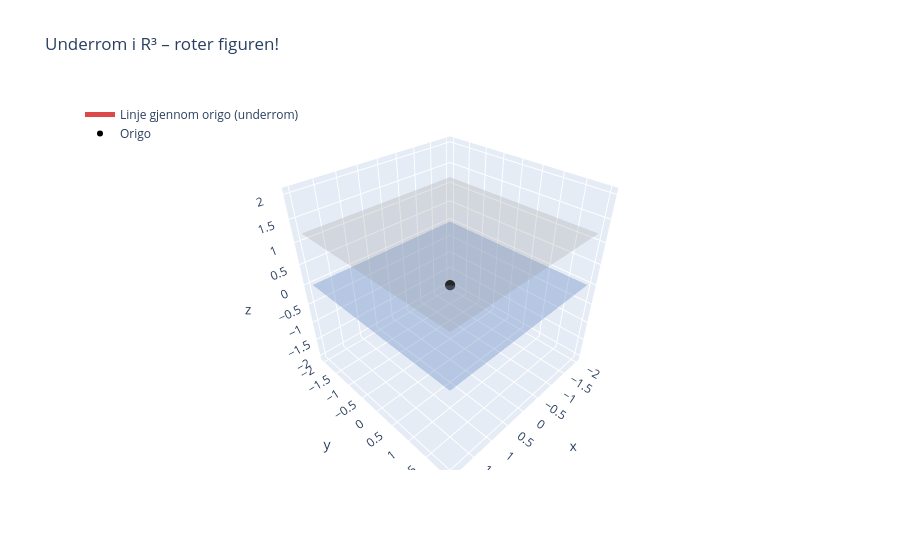

Notebook code for this chart:
### Markdown cell above
---
## 1. Vektorrom og underrom

### Hva er et vektorrom?

Et **vektorrom** $V$ er et sett av vektorer hvor to operasjoner alltid holder deg *inni* rommet:
- **Addisjon:** $\mathbf{u} + \mathbf{v} \in V$ for alle $\mathbf{u}, \mathbf{v} \in V$
- **Skalarmultiplikasjon:** $c\mathbf{v} \in V$ for alle $c \in \mathbb{R}$, $\mathbf{v} \in V$

**Geometrisk intuisjon:** Et vektorrom er et *lukket univers*. Uansett hva du gjør – strekker, speiler, legger sammen – er du alltid inni rommet.

De viktigste eksemplene er $\mathbb{R}^n$ (alle $n$-dimensjonale reelle vektorer), men vektorrom kan også bestå av funksjoner, matriser, eller polynomer.

---

### Underrom

Et **underrom** $S \subseteq V$ er en delmengde av et vektorrom som *selv er et vektorrom*. Det krever tre ting:

1. $\mathbf{0} \in S$ — nullvektoren er med (ellers kollapser skalarmultiplikasjon)
2. Lukket under addisjon
3. Lukket under skalarmultiplikasjon

**Geometrisk:** Underrom i $\mathbb{R}^3$ er alltid én av:
- $\{\mathbf{0}\}$ — kun origo (0-dimensjonalt)
- En **linje gjennom origo** (1-dimensjonalt)
- Et **plan gjennom origo** (2-dimensjonalt)
- Hele $\mathbb{R}^3$ (3-dimensjonalt)

> ⚠️ **Viktig:** Et plan som *ikke* går gjennom origo er **ikke** et underrom! Det er et *affint rom* (et forskjøvet underrom).

---

### Span og lineær uavhengighet

**Span** av en mengde vektorer $\{\mathbf{v}_1, \ldots, \mathbf{v}_k\}$ er *alle* vektorer du kan lage ved lineærkombinasjoner:
$$\text{span}\{\mathbf{v}_1, \ldots, \mathbf{v}_k\} = \{c_1\mathbf{v}_1 + \cdots + c_k\mathbf{v}_k \mid c_i \in \mathbb{R}\}$$

**Geometrisk:** Span er det minste underrommet som inneholder alle vektorene.

Vektorer er **lineært uavhengige** hvis ingen av dem kan skrives som en lineærkombinasjon av de andre. Geometrisk: de peker i *genuint forskjellige retninger* – ingen er "overflødig".

**Basis** = et sett vektorer som både er:
- lineært uavhengige, og
- span hele rommet

En basis er den *mest effektive beskrivelsen* av et rom – ingen vektor er overflødig, og alle retninger er dekket.

**Dimensjon** = antall vektorer i en basis (alltid det samme, uansett hvilken basis du velger).

### Code cell
# VISUALISERING: Underrom i R^3 – et plan og en linje gjennom origo

fig = go.Figure()

# Plan gjennom origo: z = 0 (xy-planet)
xx, yy = np.meshgrid(np.linspace(-2, 2, 10), np.linspace(-2, 2, 10))
zz = np.zeros_like(xx)
fig.add_trace(go.Surface(
    x=xx, y=yy, z=zz,
    opacity=0.35,
    colorscale=[[0, '#4C72B0'], [1, '#4C72B0']],
    showscale=False,
    name='Plan gjennom origo (underrom)'
))

# Linje gjennom origo: retning (1, 1, 1)
t = np.linspace(-2, 2, 50)
fig.add_trace(go.Scatter3d(
    x=t, y=t, z=t,
    mode='lines',
    line=dict(color='#DD4949', width=5),
    name='Linje gjennom origo (underrom)'
))

# Origo
fig.add_trace(go.Scatter3d(
    x=[0], y=[0], z=[0],
    mode='markers',
    marker=dict(size=6, color='black'),
    name='Origo'
))

# Plan som IKKE går gjennom origo (ikke et underrom)
zz_shifted = np.ones_like(xx) * 1.2
fig.add_trace(go.Surface(
    x=xx, y=yy, z=zz_shifted,
    opacity=0.25,
    colorscale=[[0, '#888888'], [1, '#888888']],
    showscale=False,
    name='Forskjøvet plan (IKKE underrom)'
))

fig.update_layout(
    title='Underrom i R³ – roter figuren!',
    scene=dict(
        xaxis_title='x', yaxis_title='y', zaxis_title='z',
        aspectmode='cube'
    ),
    legend=dict(x=0, y=1),
    height=550
)
fig.show()

### Figure 1 — Plotly figure (JSON) as saved in the notebook; plotly's stock layout.template omitted (floating-point values rounded to 4 significant figures)
{"data": [{"colorscale": [[0, "#4C72B0"], [1, "#4C72B0"]], "name": "Plan gjennom origo (underrom)", "opacity": 0.35, "showscale": false, "x": [[-2.0, -1.556, -1.111, -0.6667, -0.2222, 0.2222, 0.6667, 1.111, 1.556, 2.0], [-2.0, -1.556, -1.111, -0.6667, -0.2222, 0.2222, 0.6667, 1.111, 1.556, 2.0], [-2.0, -1.556, -1.111, -0.6667, -0.2222, 0.2222, 0.6667, 1.111, 1.556, 2.0], [-2.0, -1.556, -1.111, -0.6667, -0.2222, 0.2222, 0.6667, 1.111, 1.556, 2.0], [-2.0, -1.556, -1.111, -0.6667, -0.2222, 0.2222, 0.6667, 1.111, 1.556, 2.0], [-2.0, -1.556, -1.111, -0.6667, -0.2222, 0.2222, 0.6667, 1.111, 1.556, 2.0], [-2.0, -1.556, -1.111, -0.6667, -0.2222, 0.2222, 0.6667, 1.111, 1.556, 2.0], [-2.0, -1.556, -1.111, -0.6667, -0.2222, 0.2222, 0.6667, 1.111, 1.556, 2.0], [-2.0, -1.556, -1.111, -0.6667, -0.2222, 0.2222, 0.6667, 1.111, 1.556, 2.0], [-2.0, -1.556, -1.111, -0.6667, -0.2222, 0.2222, 0.6667, 1.111, 1.556, 2.0]], "y": [[-2.0, -2.0, -2.0, -2.0, -2.0, -2.0, -2.0, -2.0, -2.0, -2.0], [-1.556, -1.556, -1.556, -1.556, -1.556, -1.556, -1.556, -1.556, -1.556, -1.556], [-1.111, -1.111, -1.111, -1.111, -1.111, -1.111, -1.111, -1.111, -1.111, -1.111], [-0.6667, -0.6667, -0.6667, -0.6667, -0.6667, -0.6667, -0.6667, -0.6667, -0.6667, -0.6667], [-0.2222, -0.2222, -0.2222, -0.2222, -0.2222, -0.2222, -0.2222, -0.2222, -0.2222, -0.2222], [0.2222, 0.2222, 0.2222, 0.2222, 0.2222, 0.2222, 0.2222, 0.2222, 0.2222, 0.2222], [0.6667, 0.6667, 0.6667, 0.6667, 0.6667, 0.6667, 0.6667, 0.6667, 0.6667, 0.6667], [1.111, 1.111, 1.111, 1.111, 1.111, 1.111, 1.111, 1.111, 1.111, 1.111], [1.556, 1.556, 1.556, 1.556, 1.556, 1.556, 1.556, 1.556, 1.556, 1.556], [2.0, 2.0, 2.0, 2.0, 2.0, 2.0, 2.0, 2.0, 2.0, 2.0]], "z": [[0.0, 0.0, 0.0, 0.0, 0.0, 0.0, 0.0, 0.0, 0.0, 0.0], [0.0, 0.0, 0.0, 0.0, 0.0, 0.0, 0.0, 0.0, 0.0, 0.0], [0.0, 0.0, 0.0, 0.0, 0.0, 0.0, 0.0, 0.0, 0.0, 0.0], [0.0, 0.0, 0.0, 0.0, 0.0, 0.0, 0.0, 0.0, 0.0, 0.0], [0.0, 0.0, 0.0, 0.0, 0.0, 0.0, 0.0, 0.0, 0.0, 0.0], [0.0, 0.0, 0.0, 0.0, 0.0, 0.0, 0.0, 0.0, 0.0, 0.0], [0.0, 0.0, 0.0, 0.0, 0.0, 0.0, 0.0, 0.0, 0.0, 0.0], [0.0, 0.0, 0.0, 0.0, 0.0, 0.0, 0.0, 0.0, 0.0, 0.0], [0.0, 0.0, 0.0, 0.0, 0.0, 0.0, 0.0, 0.0, 0.0, 0.0], [0.0, 0.0, 0.0, 0.0, 0.0, 0.0, 0.0, 0.0, 0.0, 0.0]], "type": "surface"}, {"line": {"color": "#DD4949", "width": 5}, "mode": "lines", "name": "Linje gjennom origo (underrom)", "x": [-2.0, -1.918, -1.837, -1.755, -1.673, -1.592, -1.51, -1.429, -1.347, -1.265, -1.184, -1.102, -1.02, -0.9388, -0.8571, -0.7755, -0.6939, -0.6122, -0.5306, -0.449, -0.3673, -0.2857, -0.2041, -0.1224, -0.04082, 0.04082, 0.1224, 0.2041, 0.2857, 0.3673, 0.449, 0.5306, 0.6122, 0.6939, 0.7755, 0.8571, 0.9388, 1.02, 1.102, 1.184, 1.265, 1.347, 1.429, 1.51, 1.592, 1.673, 1.755, 1.837, 1.918, 2.0], "y": [-2.0, -1.918, -1.837, -1.755, -1.673, -1.592, -1.51, -1.429, -1.347, -1.265, -1.184, -1.102, -1.02, -0.9388, -0.8571, -0.7755, -0.6939, -0.6122, -0.5306, -0.449, -0.3673, -0.2857, -0.2041, -0.1224, -0.04082, 0.04082, 0.1224, 0.2041, 0.2857, 0.3673, 0.449, 0.5306, 0.6122, 0.6939, 0.7755, 0.8571, 0.9388, 1.02, 1.102, 1.184, 1.265, 1.347, 1.429, 1.51, 1.592, 1.673, 1.755, 1.837, 1.918, 2.0], "z": [-2.0, -1.918, -1.837, -1.755, -1.673, -1.592, -1.51, -1.429, -1.347, -1.265, -1.184, -1.102, -1.02, -0.9388, -0.8571, -0.7755, -0.6939, -0.6122, -0.5306, -0.449, -0.3673, -0.2857, -0.2041, -0.1224, -0.04082, 0.04082, 0.1224, 0.2041, 0.2857, 0.3673, 0.449, 0.5306, 0.6122, 0.6939, 0.7755, 0.8571, 0.9388, 1.02, 1.102, 1.184, 1.265, 1.347, 1.429, 1.51, 1.592, 1.673, 1.755, 1.837, 1.918, 2.0], "type": "scatter3d"}, {"marker": {"color": "black", "size": 6}, "mode": "markers", "name": "Origo", "x": [0], "y": [0], "z": [0], "type": "scatter3d"}, {"colorscale": [[0, "#888888"], [1, "#888888"]], "name": "Forskjøvet plan (IKKE underrom)", "opacity": 0.25, "showscale": false, "x": [[-2.0, -1.556, -1.111, -0.6667, -0.2222, 0.2222, 0.6667, 1.111, 1.556, 2.0], [-2.0, -1.556, -1.111, -0.6667, -0.2222, 0.2222, 0.6667, 1.111, 1.556, 2.0], [-2.0, -1.556, -1.111, -0.6667, -0.2222, 0.2222, 0.6667, 1.111, 1.556, 2.0], [-2.0, -1.556, -1.111, -0.6667, -0.2222, 0.2222, 0.6667, 1.111, 1.556, 2.0], [-2.0, -1.556, -1.111, -0.6667, -0.2222, 0.2222, 0.6667, 1.111, 1.556, 2.0], [-2.0, -1.556, -1.111, -0.6667, -0.2222, 0.2222, 0.6667, 1.111, 1.556, 2.0], [-2.0, -1.556, -1.111, -0.6667, -0.2222, 0.2222, 0.6667, 1.111, 1.556, 2.0], [-2.0, -1.556, -1.111, -0.6667, -0.2222, 0.2222, 0.6667, 1.111, 1.556, 2.0], [-2.0, -1.556, -1.111, -0.6667, -0.2222, 0.2222, 0.6667, 1.111, 1.556, 2.0], [-2.0, -1.556, -1.111, -0.6667, -0.2222, 0.2222, 0.6667, 1.111, 1.556, 2.0]], "y": [[-2.0, -2.0, -2.0, -2.0, -2.0, -2.0, -2.0, -2.0, -2.0, -2.0], [-1.556, -1.556, -1.556, -1.556, -1.556, -1.556, -1.556, -1.556, -1.556, -1.556], [-1.111, -1.111, -1.111, -1.111, -1.111, -1.111, -1.111, -1.111, -1.111, -1.111], [-0.6667, -0.6667, -0.6667, -0.6667, -0.6667, -0.6667, -0.6667, -0.6667, -0.6667, -0.6667], [-0.2222, -0.2222, -0.2222, -0.2222, -0.2222, -0.2222, -0.2222, -0.2222, -0.2222, -0.2222], [0.2222, 0.2222, 0.2222, 0.2222, 0.2222, 0.2222, 0.2222, 0.2222, 0.2222, 0.2222], [0.6667, 0.6667, 0.6667, 0.6667, 0.6667, 0.6667, 0.6667, 0.6667, 0.6667, 0.6667], [1.111, 1.111, 1.111, 1.111, 1.111, 1.111, 1.111, 1.111, 1.111, 1.111], [1.556, 1.556, 1.556, 1.556, 1.556, 1.556, 1.556, 1.556, 1.556, 1.556], [2.0, 2.0, 2.0, 2.0, 2.0, 2.0, 2.0, 2.0, 2.0, 2.0]], "z": [[1.2, 1.2, 1.2, 1.2, 1.2, 1.2, 1.2, 1.2, 1.2, 1.2], [1.2, 1.2, 1.2, 1.2, 1.2, 1.2, 1.2, 1.2, 1.2, 1.2], [1.2, 1.2, 1.2, 1.2, 1.2, 1.2, 1.2, 1.2, 1.2, 1.2], [1.2, 1.2, 1.2, 1.2, 1.2, 1.2, 1.2, 1.2, 1.2, 1.2], [1.2, 1.2, 1.2, 1.2, 1.2, 1.2, 1.2, 1.2, 1.2, 1.2], [1.2, 1.2, 1.2, 1.2, 1.2, 1.2, 1.2, 1.2, 1.2, 1.2], [1.2, 1.2, 1.2, 1.2, 1.2, 1.2, 1.2, 1.2, 1.2, 1.2], [1.2, 1.2, 1.2, 1.2, 1.2, 1.2, 1.2, 1.2, 1.2, 1.2], [1.2, 1.2, 1.2, 1.2, 1.2, 1.2, 1.2, 1.2, 1.2, 1.2], [1.2, 1.2, 1.2, 1.2, 1.2, 1.2, 1.2, 1.2, 1.2, 1.2]], "type": "surface"}], "layout": {"scene": {"xaxis": {"title": {"text": "x"}}, "yaxis": {"title": {"text": "y"}}, "zaxis": {"title": {"text": "z"}}, "aspectmode": "cube"}, "legend": {"x": 0, "y": 1}, "title": {"text": "Underrom i R³ – roter figuren!"}, "height": 550}}
